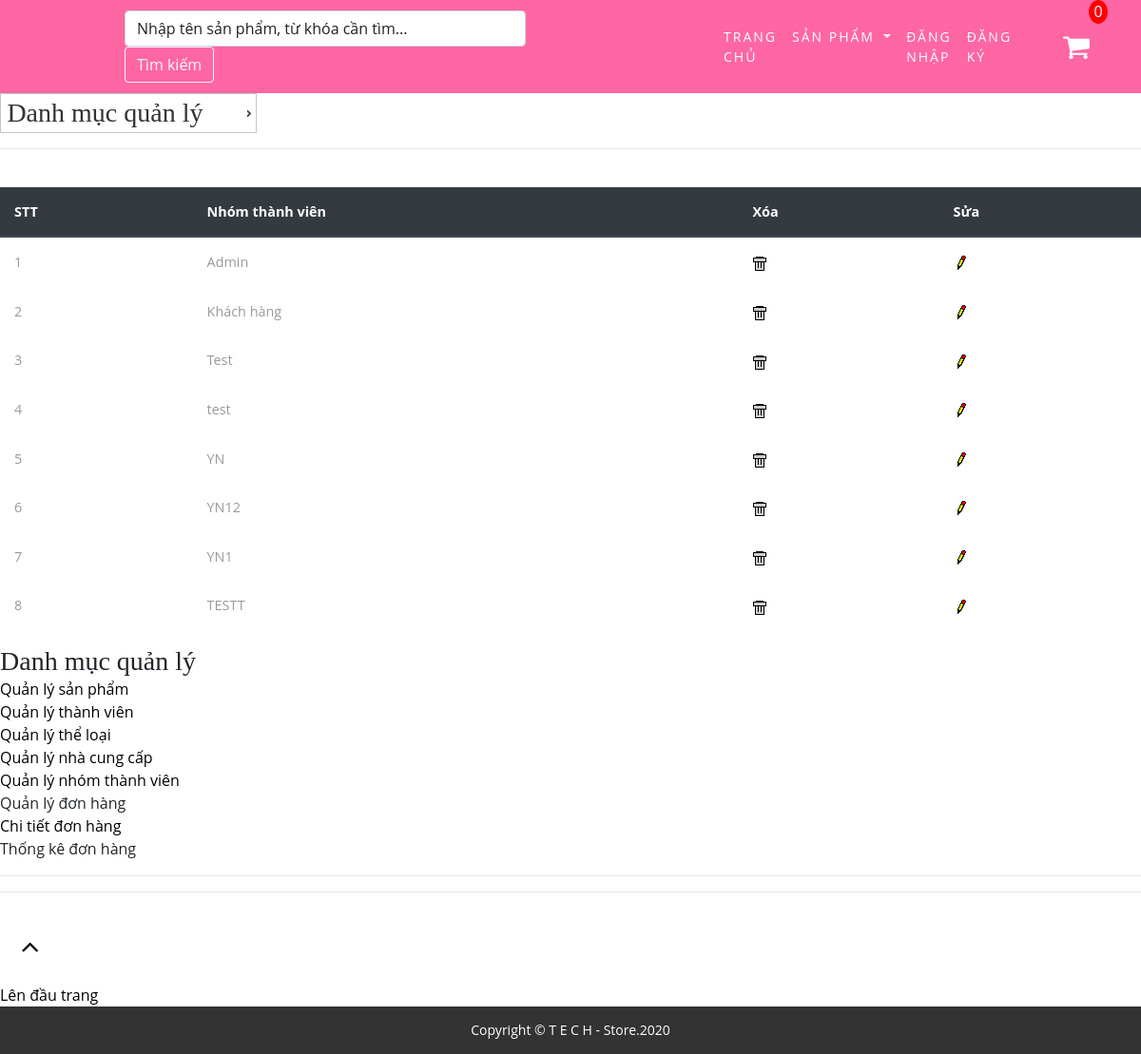
The page /admin.php?mod=group&act=manage on the database its author committed.
### tables this page shows
CREATE TABLE `groups` (
  `GroupID` int(11) NOT NULL,
  `GroupName` varchar(50) NOT NULL
);

### Controller/Group/Manage.php (called while the page is built)
<?php
	include("Model/Group.php");
	$gr = new Group();
	$ret = $gr->getGroupManage();
	include_once("View/Group/Manage.php");
?>

### Model/Group.php (called while the page is built, shortened)
<?php
include_once("DataProvider.php");
class Group{
	private $da;
	function __construct(){
		$this->da = new DataProvider();
	}
	function getGroupManage(){
		$sql = "Select * from groups";
		return $this->da->FetchAll($sql);
	}
}
?>

### Model/DataProvider.php (called while the page is built, shortened)
<?php
	class DataProvider{
		private $link;
		function __construct()
		{
			$this->link=mysqli_connect("localhost","root","","storedb");
		}
		function  ExecuteQuery($sql)
		{
			mysqli_query($this->link,"set names utf8");
			return mysqli_query($this->link, $sql);
		}
		function FetchAll($sql){
			$arr=array();
			$r = $this->ExecuteQuery($sql);
			while($row = mysqli_fetch_assoc($r)){
				$arr[]=$row;
			}
			return $arr;
		}
	}
?>

### View/Group/Manage.php (the view)
<table class="table" style="margin-top: 40px;">
  <thead class="thead-dark">
    <tr>
      <th scope="col">STT</th>
      <th scope="col">Nhóm thành viên</th>
      <th scope="col">Xóa</th>
      <th scope="col">Sửa</th>
    </tr>
  </thead>
  <tbody>
  <?php
	$count = 1;
	foreach($ret as $row)
	{
		echo "<tr><td>";
		echo $count++."</td><td>";
		echo $row['GroupName']."</td><td>";
		echo "<a href=\"adminManager.php?mod=group&act=delete&id=$row[GroupID]\" onclick=\"return IsDelete()\"><img src=\"Images/Delete.gif\" /></a></td><td>";
		echo "<a href=\"adminManager.php?mod=group&act=edit&id=$row[GroupID]\"><img src=\"Images/Edit.gif\" /></a>";
		echo "</td></tr>";
	}
	?>
  </tbody>
</table>

### css/main2.css (style rules this page uses)
* { box-sizing: border-box; -moz-box-sizing: border-box; -webkit-box-sizing: border-box; }
a,a:hover,a:focus,a:active { outline:none;text-decoration:none;color:#000 }
a, a:hover, a:focus, a:active { outline: none; text-decoration: none; color: #000; }
a { margin: 0; padding: 0; font-size: 100%; vertical-align: baseline; background: transparent; }
img { vertical-align: middle; }
img, object, embed { max-width: 100%; }

### rows shown on the page
groups: GroupName "Admin"
groups: GroupName "Khách hàng"
groups: GroupName "Test"
groups: GroupName "test"
groups: GroupName "YN"
groups: GroupName "YN12"
groups: GroupName "YN1"
groups: GroupName "TESTT"
